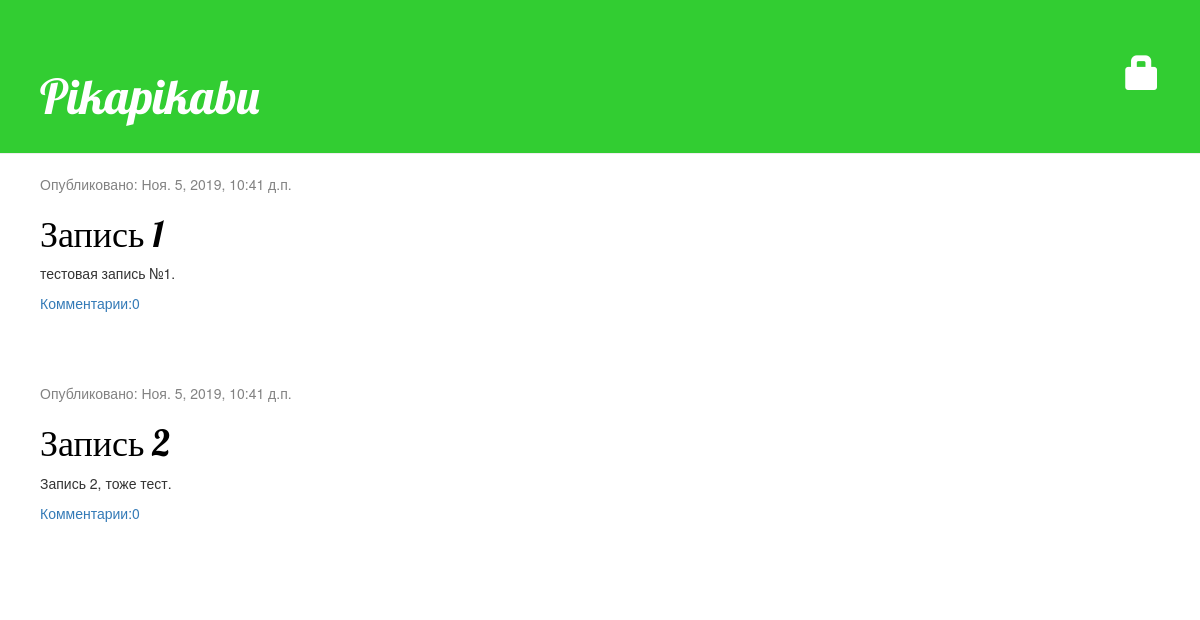
The app's page /, older data.
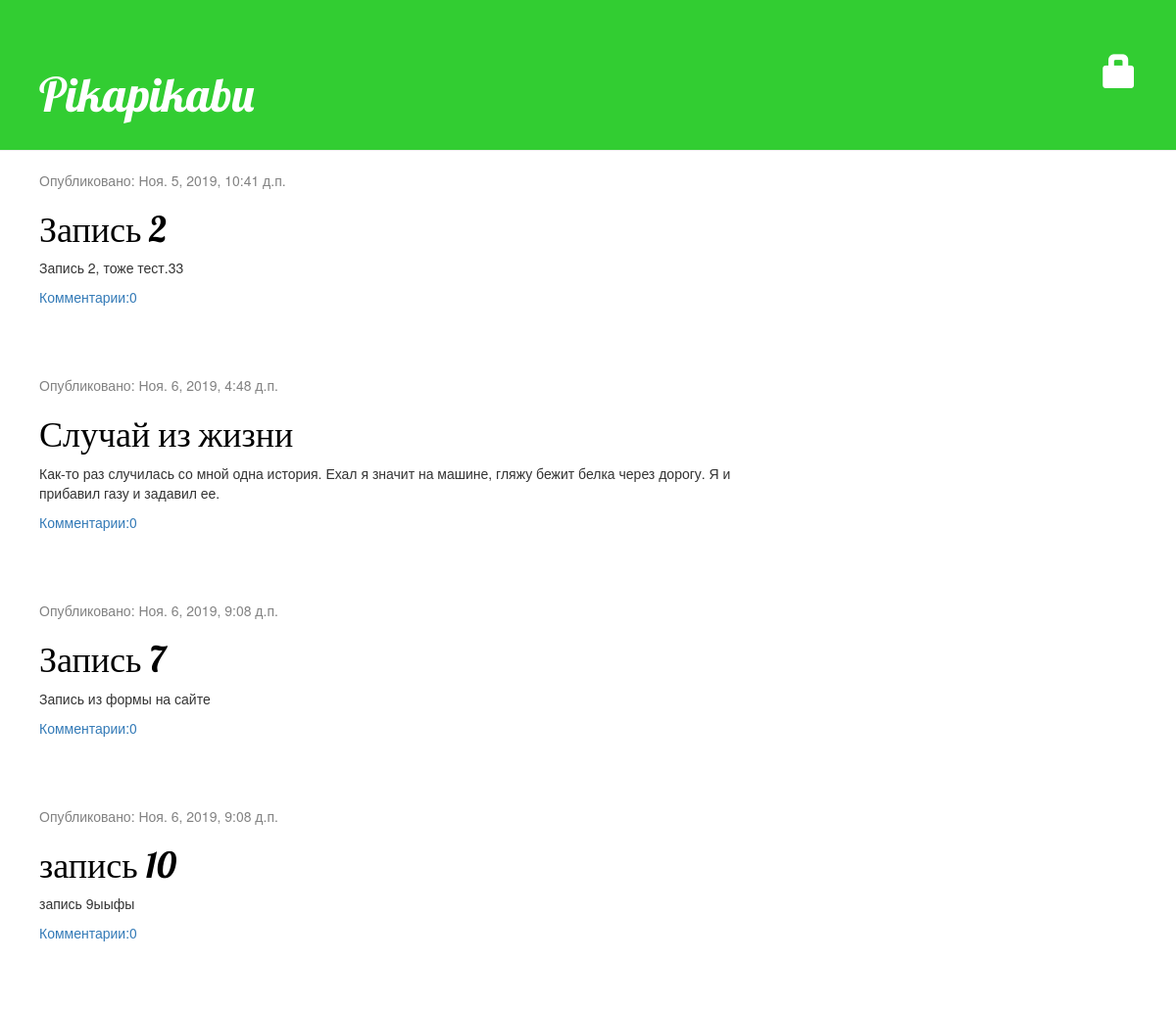
The same page, newer data.
### blog/models.py (models this page shows, shortened)
class Post(models.Model):
    author = models.ForeignKey(settings.AUTH_USER_MODEL, on_delete=models.CASCADE)
    title = models.CharField(max_length=200)
    text = models.TextField()
    created_date = models.DateTimeField(default=timezone.now)
    published_date = models.DateTimeField(blank=True, null=True)

### blog/views.py (the view)
# urls.py: path('', views.post_list, name='post_list'),
def post_list(request):
    post = Post.objects.filter(published_date__lte=timezone.now()).order_by('published_date')
    return render(request, 'blog/post_list.html', {'post': post})

### blog/templates/blog/post_list.html
{% extends 'blog/base.html' %}
{% block content %}
       {% for i_post in post %}
        <div class="post">
            <div class="date">
                <p>Опубликовано: {{ i_post.published_date }}</p>
            </div>
            <h1><a href="{% url 'post_detail' pk=i_post.pk %}">{{ i_post.title }}</a></h1>
            <p>{{ i_post.text|linebreaksbr }}</p>
        <a href="{% url 'post_detail' pk=i_post.pk %}">Комментарии:{{ i_post.comments.count }}</a>
        </div>
    {% endfor %}
{% endblock %}

### blog/templates/blog/base.html (shortened to what this page needs)
<!DOCTYPE html>
{% load static %}
<html lang="en">
<head>
    <link rel="stylesheet" href="//maxcdn.bootstrapcdn.com/bootstrap/3.2.0/css/bootstrap.min.css">
    <link rel="stylesheet" href="//maxcdn.bootstrapcdn.com/bootstrap/3.2.0/css/bootstrap-theme.min.css">
    <link rel="stylesheet" href=" {% static 'css/blog.css' %}">
</head>
<body>
<div class="page-header">
    {% if user.is_authenticated %}
        <a href="{% url 'post_new' %}" class="top-menu"><span class="glyphicon glyphicon-plus"></span></a>
        <a href="{% url 'post_draft_list' %}" class="top-menu"><span class="glyphicon glyphicon-edit"></span></a>
        <p class="top-menu"> {{ user.username }} <small>(<a href="{% url 'logout' %}">Log out</a>)</small></p>
        {% else %}
        <a href="{% url 'login' %}" class="top-menu"><span class="glyphicon glyphicon-lock"></span></a>
    {% endif %}
    <h1><a href="/">Pikapikabu</a></h1>
</div>
<div class="content container-field">
    <div class="row">
        <div class="col-md-8">
            {% block content %}
            {% endblock %}
        </div>
    </div>
</div>
</body>
</html>

### blog/static/css/blog.css (style rules this page uses)
.page-header { background-color: limegreen; margin-top: 0; padding: 50px 20px 20px 40px; }
.page-header h1, .page-header h1 a, .page-header h1 a:visited, .page-header h1 a:active { color: #ffffff; font-size: 36pt; text-decoration: none; }
.content { margin-left: 40px; }
h1, h2, h3, h4 { font-family: 'Lobster', cursive; }
.date { color: #828282; }
.top-menu, .top-menu:hover, .top-menu:visited { color: #ffffff; float: right; font-size: 26pt; margin-right: 20px; }
.post { margin-bottom: 70px; }
.post h1 a, .post h1 a:visited { color: #000000; }

Row changes from the older to the newer data that the page shows:
removed Post: published_date "Ноя. 5, 2019, 10:41 д.п.", title "Запись 1", text "тестовая запись №1.", comments.count "0"
changed Post "Запись 2": text "Запись 2, тоже тест." → "Запись 2, тоже тест.33"
added Post: published_date "Ноя. 6, 2019, 4:48 д.п.", title "Случай из жизни", text "Как-то раз случилась со мной одна история. Ехал я значит на машине, гляжу бежит белка через дорогу. Я и прибавил газу и задавил ее.", comments.count "0"
added Post: published_date "Ноя. 6, 2019, 9:08 д.п.", title "Запись 7", text "Запись из формы на сайте", comments.count "0"
added Post: published_date "Ноя. 6, 2019, 9:08 д.п.", title "запись 10", text "запись 9ыыфы", comments.count "0"
